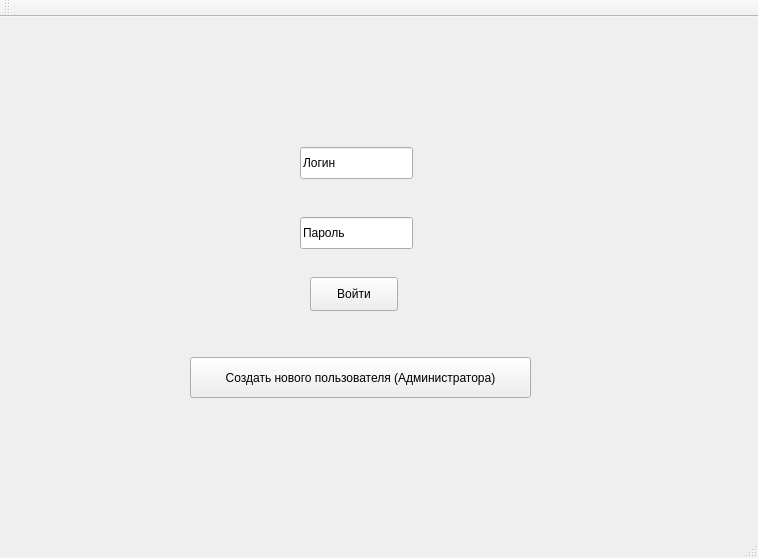
<?xml version="1.0" encoding="UTF-8"?>
<ui version="4.0">
 <class>RegistrationWindow</class>
 <widget class="QMainWindow" name="RegistrationWindow">
  <property name="windowModality">
   <enum>Qt::NonModal</enum>
  </property>
  <property name="geometry">
   <rect>
    <x>0</x>
    <y>0</y>
    <width>758</width>
    <height>558</height>
   </rect>
  </property>
  <property name="windowTitle">
   <string>RegistrationWindow</string>
  </property>
  <property name="tabShape">
   <enum>QTabWidget::Rounded</enum>
  </property>
  <widget class="QWidget" name="centralWidget">
   <widget class="QLineEdit" name="usernameField">
    <property name="geometry">
     <rect>
      <x>300</x>
      <y>130</y>
      <width>113</width>
      <height>32</height>
     </rect>
    </property>
    <property name="text">
     <string>Логин</string>
    </property>
   </widget>
   <widget class="QLineEdit" name="passwordField">
    <property name="geometry">
     <rect>
      <x>300</x>
      <y>200</y>
      <width>113</width>
      <height>32</height>
     </rect>
    </property>
    <property name="text">
     <string>Пароль</string>
    </property>
   </widget>
   <widget class="QPushButton" name="loginButton">
    <property name="geometry">
     <rect>
      <x>310</x>
      <y>260</y>
      <width>88</width>
      <height>34</height>
     </rect>
    </property>
    <property name="text">
     <string>Войти</string>
    </property>
   </widget>
   <widget class="QPushButton" name="pushButton">
    <property name="geometry">
     <rect>
      <x>190</x>
      <y>340</y>
      <width>341</width>
      <height>41</height>
     </rect>
    </property>
    <property name="sizePolicy">
     <sizepolicy hsizetype="Minimum" vsizetype="Fixed">
      <horstretch>0</horstretch>
      <verstretch>0</verstretch>
     </sizepolicy>
    </property>
    <property name="layoutDirection">
     <enum>Qt::LeftToRight</enum>
    </property>
    <property name="autoFillBackground">
     <bool>false</bool>
    </property>
    <property name="text">
     <string>Создать нового пользователя (Администратора)</string>
    </property>
    <property name="autoDefault">
     <bool>false</bool>
    </property>
    <property name="default">
     <bool>false</bool>
    </property>
    <property name="flat">
     <bool>false</bool>
    </property>
   </widget>
  </widget>
  <widget class="QMenuBar" name="menuBar">
   <property name="geometry">
    <rect>
     <x>0</x>
     <y>0</y>
     <width>758</width>
     <height>30</height>
    </rect>
   </property>
  </widget>
  <widget class="QToolBar" name="mainToolBar">
   <attribute name="toolBarArea">
    <enum>TopToolBarArea</enum>
   </attribute>
   <attribute name="toolBarBreak">
    <bool>false</bool>
   </attribute>
  </widget>
  <widget class="QStatusBar" name="statusBar"/>
 </widget>
 <layoutdefault spacing="6" margin="11"/>
 <resources/>
 <connections/>
</ui>
